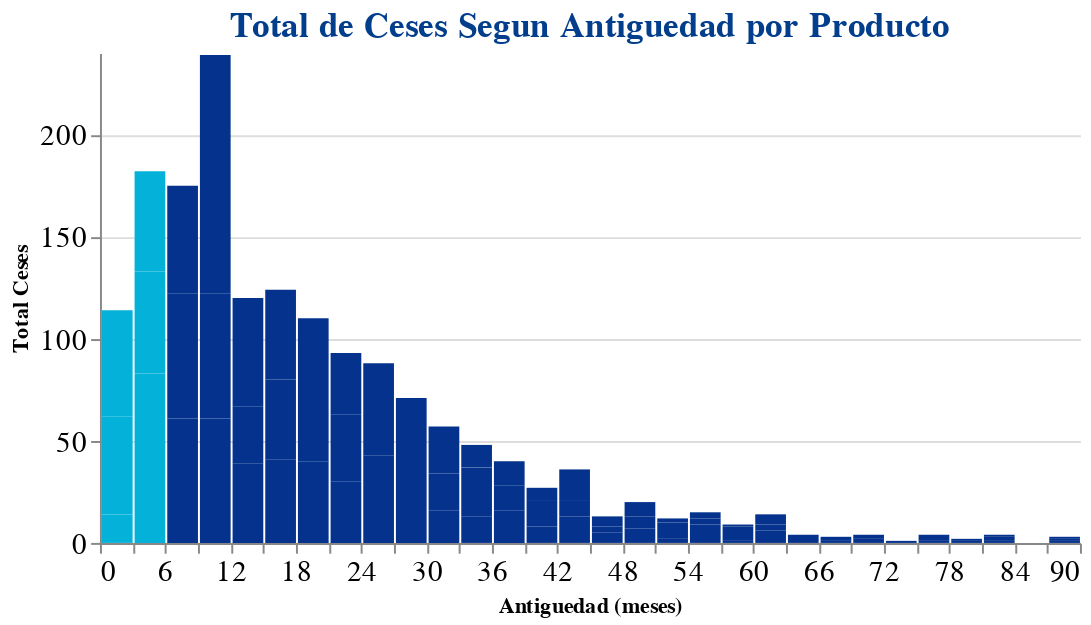

Here is the notebook cell this chart was saved with:
### Markdown cell above
* Analizando la antiguedad de los ceses, si una cese tiene poca antiguedad seria dificil ver

### Code cell


### Figure 1 — Vega-Lite specification as saved in the notebook (floating-point values rounded to 4 significant figures)
{"config": {"view": {"continuousWidth": 400, "continuousHeight": 300, "strokeWidth": 0}, "axis": {"labelAngle": 0, "labelFontSize": 15}, "title": {"color": "#033E8C", "fontSize": 18}}, "data": {"name": "data-7474b2697902def3febf306f75b01280"}, "mark": {"type": "bar", "color": "#04328C"}, "encoding": {"color": {"condition": {"value": "#04B2D9", "test": "(datum.antiguedad_meses < 6.0)"}, "value": "#04328C"}, "x": {"bin": {"step": 3}, "field": "antiguedad_meses", "title": "Antiguedad (meses)", "type": "quantitative"}, "y": {"field": "ceses", "title": "Total Ceses", "type": "quantitative"}}, "height": 250, "resolve": {"scale": {"y": "independent"}}, "title": "Total de Ceses Segun Antiguedad por Producto", "width": 500, "$schema": "https://vega.github.io/schema/vega-lite/v4.17.0.json", "datasets": {"data-7474b2697902def3febf306f75b01280": [{"antiguedad_meses": 0.0, "ceses": 14}, {"antiguedad_meses": 1.0, "ceses": 48}, {"antiguedad_meses": 2.0, "ceses": 52}, {"antiguedad_meses": 3.0, "ceses": 83}, {"antiguedad_meses": 4.0, "ceses": 50}, {"antiguedad_meses": 5.0, "ceses": 49}, {"antiguedad_meses": 6.0, "ceses": 61}, {"antiguedad_meses": 7.0, "ceses": 61}, {"antiguedad_meses": 8.0, "ceses": 53}, {"antiguedad_meses": 9.0, "ceses": 61}, {"antiguedad_meses": 10.0, "ceses": 61}, {"antiguedad_meses": 11.0, "ceses": 117}, {"antiguedad_meses": 12.0, "ceses": 39}, {"antiguedad_meses": 13.0, "ceses": 28}, {"antiguedad_meses": 14.0, "ceses": 53}, {"antiguedad_meses": 15.0, "ceses": 41}, {"antiguedad_meses": 16.0, "ceses": 39}, {"antiguedad_meses": 17.0, "ceses": 44}, {"antiguedad_meses": 18.0, "ceses": 40}, {"antiguedad_meses": 19.0, "ceses": 32}, {"antiguedad_meses": 20.0, "ceses": 38}, {"antiguedad_meses": 21.0, "ceses": 30}, {"antiguedad_meses": 22.0, "ceses": 33}, {"antiguedad_meses": 23.0, "ceses": 30}, {"antiguedad_meses": 24.0, "ceses": 43}, {"antiguedad_meses": 25.0, "ceses": 27}, {"antiguedad_meses": 26.0, "ceses": 18}, {"antiguedad_meses": 27.0, "ceses": 23}, {"antiguedad_meses": 28.0, "ceses": 26}, {"antiguedad_meses": 29.0, "ceses": 22}, {"antiguedad_meses": 30.0, "ceses": 16}, {"antiguedad_meses": 31.0, "ceses": 18}, {"antiguedad_meses": 32.0, "ceses": 23}, {"antiguedad_meses": 33.0, "ceses": 13}, {"antiguedad_meses": 34.0, "ceses": 24}, {"antiguedad_meses": 35.0, "ceses": 11}, {"antiguedad_meses": 36.0, "ceses": 16}, {"antiguedad_meses": 37.0, "ceses": 12}, {"antiguedad_meses": 38.0, "ceses": 12}, {"antiguedad_meses": 39.0, "ceses": 8}, {"antiguedad_meses": 40.0, "ceses": 13}, {"antiguedad_meses": 41.0, "ceses": 6}, {"antiguedad_meses": 42.0, "ceses": 13}, {"antiguedad_meses": 43.0, "ceses": 8}, {"antiguedad_meses": 44.0, "ceses": 15}, {"antiguedad_meses": 45.0, "ceses": 5}, {"antiguedad_meses": 46.0, "ceses": 3}, {"antiguedad_meses": 47.0, "ceses": 5}, {"antiguedad_meses": 48.0, "ceses": 7}, {"antiguedad_meses": 49.0, "ceses": 6}, {"antiguedad_meses": 50.0, "ceses": 7}, {"antiguedad_meses": 51.0, "ceses": 2}, {"antiguedad_meses": 52.0, "ceses": 8}, {"antiguedad_meses": 53.0, "ceses": 2}, {"antiguedad_meses": 54.0, "ceses": 9}, {"antiguedad_meses": 55.0, "ceses": 3}, {"antiguedad_meses": 56.0, "ceses": 3}, {"antiguedad_meses": 57.0, "ceses": 1}, {"antiguedad_meses": 58.0, "ceses": 7}, {"antiguedad_meses": 59.0, "ceses": 1}, {"antiguedad_meses": 60.0, "ceses": 6}, {"antiguedad_meses": 61.0, "ceses": 3}, {"antiguedad_meses": 62.0, "ceses": 5}, {"antiguedad_meses": 65.0, "ceses": 4}, {"antiguedad_meses": 66.0, "ceses": 1}, {"antiguedad_meses": 67.0, "ceses": 2}, {"antiguedad_meses": 69.0, "ceses": 2}, {"antiguedad_meses": 71.0, "ceses": 2}, {"antiguedad_meses": 74.0, "ceses": 1}, {"antiguedad_meses": 75.0, "ceses": 1}, {"antiguedad_meses": 76.0, "ceses": 3}, {"antiguedad_meses": 79.0, "ceses": 1}, {"antiguedad_meses": 80.0, "ceses": 1}, {"antiguedad_meses": 81.0, "ceses": 1}, {"antiguedad_meses": 82.0, "ceses": 2}, {"antiguedad_meses": 83.0, "ceses": 1}, {"antiguedad_meses": 87.0, "ceses": 1}, {"antiguedad_meses": 89.0, "ceses": 1}, {"antiguedad_meses": 90.0, "ceses": 1}]}}
